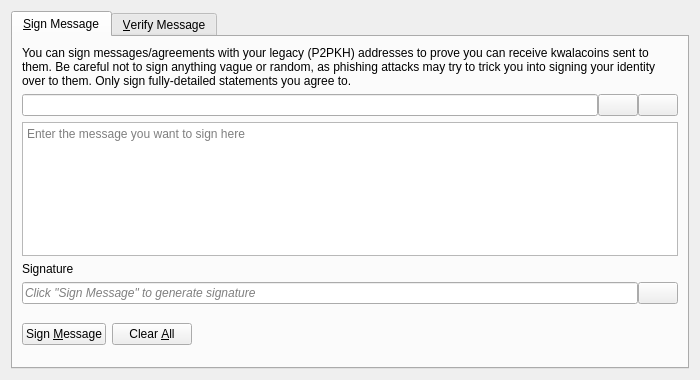
<?xml version="1.0" encoding="UTF-8"?>
<ui version="4.0">
 <class>SignVerifyMessageDialog</class>
 <widget class="QDialog" name="SignVerifyMessageDialog">
  <property name="geometry">
   <rect>
    <x>0</x>
    <y>0</y>
    <width>700</width>
    <height>380</height>
   </rect>
  </property>
  <property name="windowTitle">
   <string>Signatures - Sign / Verify a Message</string>
  </property>
  <property name="modal">
   <bool>true</bool>
  </property>
  <layout class="QVBoxLayout" name="verticalLayout">
   <item>
    <widget class="QTabWidget" name="tabWidget">
     <property name="currentIndex">
      <number>0</number>
     </property>
     <widget class="QWidget" name="tabSignMessage">
      <attribute name="title">
       <string>&amp;Sign Message</string>
      </attribute>
      <layout class="QVBoxLayout" name="verticalLayout_SM">
       <item>
        <widget class="QLabel" name="infoLabel_SM">
         <property name="text">
          <string>You can sign messages/agreements with your legacy (P2PKH) addresses to prove you can receive kwalacoins sent to them. Be careful not to sign anything vague or random, as phishing attacks may try to trick you into signing your identity over to them. Only sign fully-detailed statements you agree to.</string>
         </property>
         <property name="textFormat">
          <enum>Qt::PlainText</enum>
         </property>
         <property name="wordWrap">
          <bool>true</bool>
         </property>
        </widget>
       </item>
       <item>
        <layout class="QHBoxLayout" name="horizontalLayout_1_SM">
         <property name="spacing">
          <number>0</number>
         </property>
         <item>
          <widget class="QValidatedLineEdit" name="addressIn_SM">
           <property name="toolTip">
            <string>The KwalaCoins address to sign the message with</string>
           </property>
          </widget>
         </item>
         <item>
          <widget class="QPushButton" name="addressBookButton_SM">
           <property name="toolTip">
            <string>Choose previously used address</string>
           </property>
           <property name="text">
            <string/>
           </property>
           <property name="icon">
            <iconset resource="../kwalacoin.qrc">
             <normaloff>:/icons/address-book</normaloff>:/icons/address-book</iconset>
           </property>
           <property name="shortcut">
            <string>Alt+A</string>
           </property>
           <property name="autoDefault">
            <bool>false</bool>
           </property>
          </widget>
         </item>
         <item>
          <widget class="QPushButton" name="pasteButton_SM">
           <property name="toolTip">
            <string>Paste address from clipboard</string>
           </property>
           <property name="text">
            <string/>
           </property>
           <property name="icon">
            <iconset resource="../kwalacoin.qrc">
             <normaloff>:/icons/editpaste</normaloff>:/icons/editpaste</iconset>
           </property>
           <property name="shortcut">
            <string>Alt+P</string>
           </property>
           <property name="autoDefault">
            <bool>false</bool>
           </property>
          </widget>
         </item>
        </layout>
       </item>
       <item>
        <widget class="QPlainTextEdit" name="messageIn_SM">
         <property name="toolTip">
          <string>Enter the message you want to sign here</string>
         </property>
         <property name="placeholderText">
          <string>Enter the message you want to sign here</string>
         </property>
        </widget>
       </item>
       <item>
        <widget class="QLabel" name="signatureLabel_SM">
         <property name="text">
          <string>Signature</string>
         </property>
         <property name="textFormat">
          <enum>Qt::PlainText</enum>
         </property>
        </widget>
       </item>
       <item>
        <layout class="QHBoxLayout" name="horizontalLayout_2_SM">
         <property name="spacing">
          <number>0</number>
         </property>
         <item>
          <widget class="QLineEdit" name="signatureOut_SM">
           <property name="placeholderText">
            <string>Click "Sign Message" to generate signature</string>
           </property>
           <property name="font">
            <font>
             <italic>true</italic>
            </font>
           </property>
           <property name="readOnly">
            <bool>true</bool>
           </property>
          </widget>
         </item>
         <item>
          <widget class="QPushButton" name="copySignatureButton_SM">
           <property name="toolTip">
            <string>Copy the current signature to the system clipboard</string>
           </property>
           <property name="text">
            <string/>
           </property>
           <property name="icon">
            <iconset resource="../kwalacoin.qrc">
             <normaloff>:/icons/editcopy</normaloff>:/icons/editcopy</iconset>
           </property>
           <property name="autoDefault">
            <bool>false</bool>
           </property>
          </widget>
         </item>
        </layout>
       </item>
       <item>
        <layout class="QHBoxLayout" name="horizontalLayout_3_SM">
         <item>
          <widget class="QPushButton" name="signMessageButton_SM">
           <property name="toolTip">
            <string>Sign the message to prove you own this KwalaCoins address</string>
           </property>
           <property name="text">
            <string>Sign &amp;Message</string>
           </property>
           <property name="icon">
            <iconset resource="../kwalacoin.qrc">
             <normaloff>:/icons/edit</normaloff>:/icons/edit</iconset>
           </property>
           <property name="autoDefault">
            <bool>false</bool>
           </property>
          </widget>
         </item>
         <item>
          <widget class="QPushButton" name="clearButton_SM">
           <property name="toolTip">
            <string>Reset all sign message fields</string>
           </property>
           <property name="text">
            <string>Clear &amp;All</string>
           </property>
           <property name="icon">
            <iconset resource="../kwalacoin.qrc">
             <normaloff>:/icons/remove</normaloff>:/icons/remove</iconset>
           </property>
           <property name="autoDefault">
            <bool>false</bool>
           </property>
          </widget>
         </item>
         <item>
          <spacer name="horizontalSpacer_1_SM">
           <property name="orientation">
            <enum>Qt::Horizontal</enum>
           </property>
           <property name="sizeHint" stdset="0">
            <size>
             <width>40</width>
             <height>48</height>
            </size>
           </property>
          </spacer>
         </item>
         <item>
          <widget class="QLabel" name="statusLabel_SM">
           <property name="font">
            <font>
             <weight>75</weight>
             <bold>true</bold>
            </font>
           </property>
           <property name="text">
            <string/>
           </property>
           <property name="wordWrap">
            <bool>true</bool>
           </property>
          </widget>
         </item>
         <item>
          <spacer name="horizontalSpacer_2_SM">
           <property name="orientation">
            <enum>Qt::Horizontal</enum>
           </property>
           <property name="sizeHint" stdset="0">
            <size>
             <width>40</width>
             <height>48</height>
            </size>
           </property>
          </spacer>
         </item>
        </layout>
       </item>
      </layout>
     </widget>
     <widget class="QWidget" name="tabVerifyMessage">
      <attribute name="title">
       <string>&amp;Verify Message</string>
      </attribute>
      <layout class="QVBoxLayout" name="verticalLayout_VM">
       <item>
        <widget class="QLabel" name="infoLabel_VM">
         <property name="text">
          <string>Enter the receiver's address, message (ensure you copy line breaks, spaces, tabs, etc. exactly) and signature below to verify the message. Be careful not to read more into the signature than what is in the signed message itself, to avoid being tricked by a man-in-the-middle attack. Note that this only proves the signing party receives with the address, it cannot prove sendership of any transaction!</string>
         </property>
         <property name="textFormat">
          <enum>Qt::PlainText</enum>
         </property>
         <property name="alignment">
          <set>Qt::AlignLeading|Qt::AlignLeft|Qt::AlignTop</set>
         </property>
         <property name="wordWrap">
          <bool>true</bool>
         </property>
        </widget>
       </item>
       <item>
        <layout class="QHBoxLayout" name="horizontalLayout_1_VM">
         <property name="spacing">
          <number>0</number>
         </property>
         <item>
          <widget class="QValidatedLineEdit" name="addressIn_VM">
           <property name="toolTip">
            <string>The KwalaCoins address the message was signed with</string>
           </property>
          </widget>
         </item>
         <item>
          <widget class="QPushButton" name="addressBookButton_VM">
           <property name="toolTip">
            <string>Choose previously used address</string>
           </property>
           <property name="text">
            <string/>
           </property>
           <property name="icon">
            <iconset resource="../kwalacoin.qrc">
             <normaloff>:/icons/address-book</normaloff>:/icons/address-book</iconset>
           </property>
           <property name="shortcut">
            <string>Alt+A</string>
           </property>
           <property name="autoDefault">
            <bool>false</bool>
           </property>
          </widget>
         </item>
        </layout>
       </item>
       <item>
        <widget class="QPlainTextEdit" name="messageIn_VM">
          <property name="toolTip">
            <string>The signed message to verify</string>
          </property>
          <property name="placeholderText">
            <string>The signed message to verify</string>
          </property>
        </widget>
       </item>
       <item>
        <widget class="QValidatedLineEdit" name="signatureIn_VM">
          <property name="toolTip">
            <string>The signature given when the message was signed</string>
          </property>
          <property name="placeholderText">
            <string>The signature given when the message was signed</string>
          </property>
        </widget>
       </item>
       <item>
        <layout class="QHBoxLayout" name="horizontalLayout_2_VM">
         <item>
          <widget class="QPushButton" name="verifyMessageButton_VM">
           <property name="toolTip">
            <string>Verify the message to ensure it was signed with the specified KwalaCoins address</string>
           </property>
           <property name="text">
            <string>Verify &amp;Message</string>
           </property>
           <property name="icon">
            <iconset resource="../kwalacoin.qrc">
             <normaloff>:/icons/transaction_0</normaloff>:/icons/transaction_0</iconset>
           </property>
           <property name="autoDefault">
            <bool>false</bool>
           </property>
          </widget>
         </item>
         <item>
          <widget class="QPushButton" name="clearButton_VM">
           <property name="toolTip">
            <string>Reset all verify message fields</string>
           </property>
           <property name="text">
            <string>Clear &amp;All</string>
           </property>
           <property name="icon">
            <iconset resource="../kwalacoin.qrc">
             <normaloff>:/icons/remove</normaloff>:/icons/remove</iconset>
           </property>
           <property name="autoDefault">
            <bool>false</bool>
           </property>
          </widget>
         </item>
         <item>
          <spacer name="horizontalSpacer_1_VM">
           <property name="orientation">
            <enum>Qt::Horizontal</enum>
           </property>
           <property name="sizeHint" stdset="0">
            <size>
             <width>40</width>
             <height>48</height>
            </size>
           </property>
          </spacer>
         </item>
         <item>
          <widget class="QLabel" name="statusLabel_VM">
           <property name="font">
            <font>
             <weight>75</weight>
             <bold>true</bold>
            </font>
           </property>
           <property name="text">
            <string/>
           </property>
           <property name="wordWrap">
            <bool>true</bool>
           </property>
          </widget>
         </item>
         <item>
          <spacer name="horizontalSpacer_2_VM">
           <property name="orientation">
            <enum>Qt::Horizontal</enum>
           </property>
           <property name="sizeHint" stdset="0">
            <size>
             <width>40</width>
             <height>48</height>
            </size>
           </property>
          </spacer>
         </item>
        </layout>
       </item>
      </layout>
     </widget>
    </widget>
   </item>
  </layout>
 </widget>
 <customwidgets>
  <customwidget>
   <class>QValidatedLineEdit</class>
   <extends>QLineEdit</extends>
   <header>qt/qvalidatedlineedit.h</header>
  </customwidget>
 </customwidgets>
 <resources>
  <include location="../kwalacoin.qrc"/>
 </resources>
 <connections/>
</ui>
